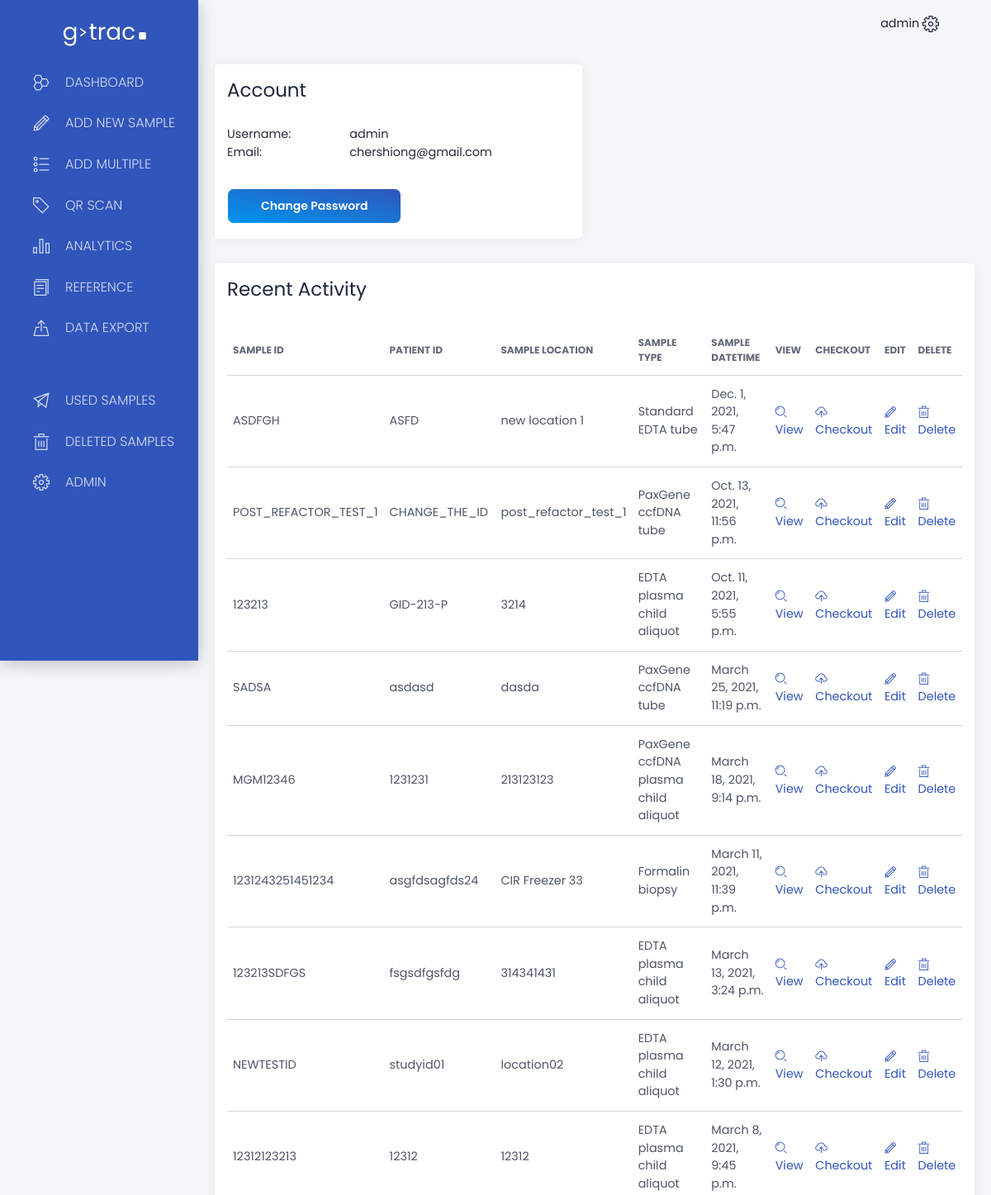
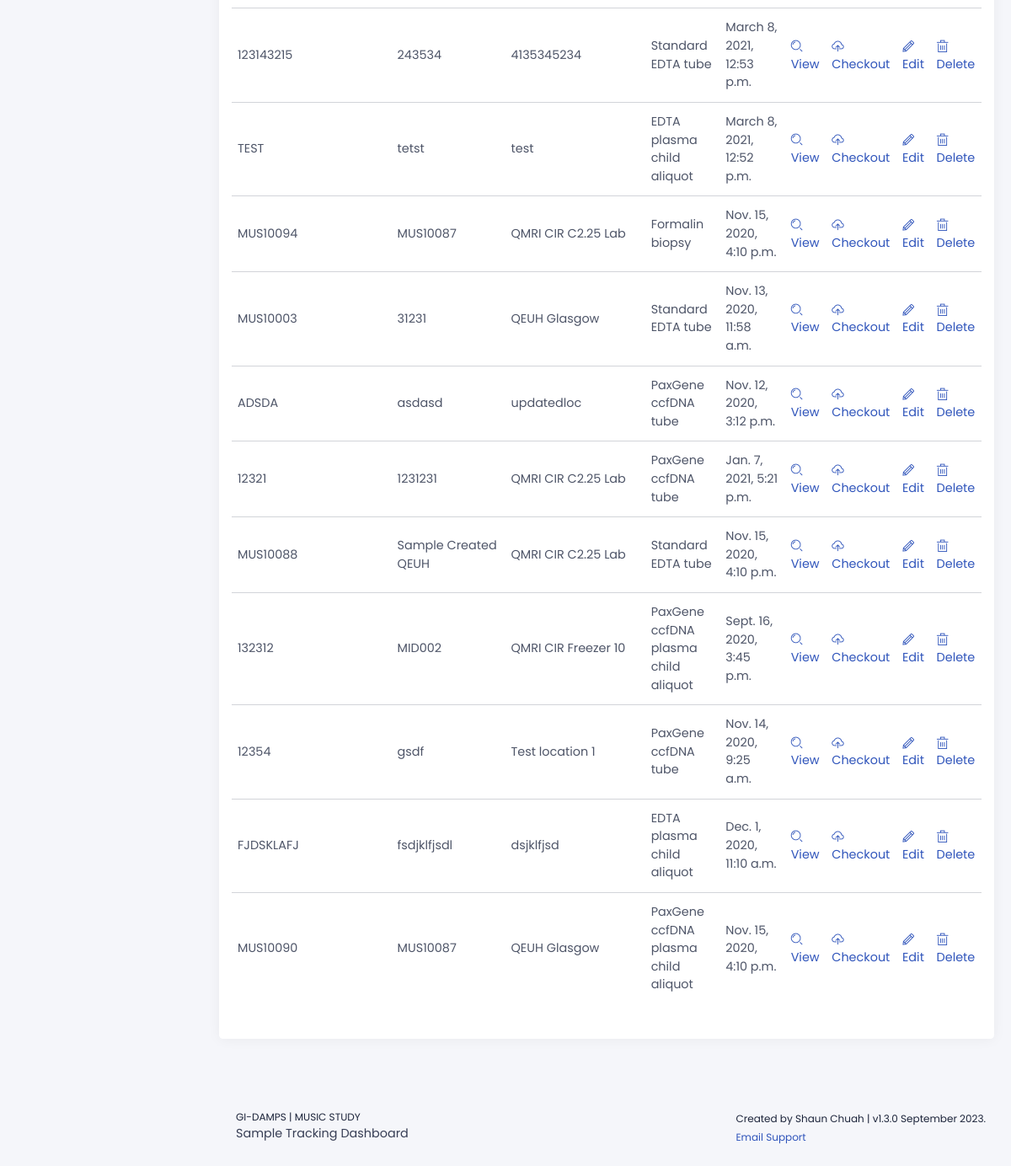
The app's page /account/ (signed in) with its own data (2 pictures, top to bottom).
### app/models.py (models this page shows, shortened)
class Sample(models.Model):
    sample_id = models.CharField(max_length=200, unique=True)
    patient_id = models.CharField(max_length=200)
    sample_location = models.CharField(max_length=200)
    sample_sublocation = models.CharField(max_length=200, blank=True, null=True)
    sample_type = models.CharField(max_length=200)
    sample_datetime = models.DateTimeField()
    sample_comments = models.TextField(blank=True, null=True)
    is_deleted = models.BooleanField(default=False)
    is_fully_used = models.BooleanField(default=False)
    is_marvel_study = models.BooleanField(default=False)
    processing_datetime = models.DateTimeField(blank=True, null=True)
    frozen_datetime = models.DateTimeField(blank=True, null=True)
    sample_volume = models.DecimalField(
        max_digits=10, decimal_places=3, blank=True, null=True
    )
    sample_volume_units = models.CharField(max_length=30, blank=True, null=True)
    freeze_thaw_count = models.IntegerField(default=0)
    haemolysis_reference = models.CharField(max_length=200, blank=True, null=True)
    biopsy_location = models.CharField(max_length=100, blank=True, null=True)
    biopsy_inflamed_status = models.CharField(max_length=100, blank=True, null=True)
    created = models.DateTimeField(auto_now_add=True)
    created_by = models.CharField(max_length=200)
    last_modified = models.DateTimeField(auto_now=True)
    last_modified_by = models.CharField(max_length=200)
    history = HistoricalRecords()
    class Meta:
        ordering = ["-created"]

### app/views.py (the view)
# urls.py: path("account/", views.account, name="account"),
@login_required(login_url="/login/")
def account(request):
    sample_list = (
        Sample.objects.all()
        .filter(is_deleted=False)
        .filter(last_modified_by=request.user.username)
        .order_by("-last_modified")[:20]
    )
    context = {"sample_list": sample_list}
    return render(request, "account.html", context)

### core/templates/account.html (shortened to what this page needs)
{% extends 'layouts/base.html' %}
{% block content %}
<div class="row">
  <div class="col-lg-6">
    <div class="card">
      <div class="card-header">
        <h3 class="card-title">Account</h3>
      </div>
      <div class="card-body">
        <div class="row">
          <div class="col-4">Username:</div>
          <div class="col-8">{{ request.user.username }}</div>
        </div>
        <div class="row">
          <div class="col-4">Email:</div>
          <div class="col-8">{{ request.user.email }}</div>
        </div>
      </div>
      <div class="card-footer">
        <a href="/password_change" class="btn btn-fill btn-success">Change Password</a>
      </div>
    </div>
  </div>
</div>
<div class="row">
  <div class="col">
    <div class="card">
      <div class="card-header">
        <h3 class="card-title">Recent Activity</h3>
      </div>
      <div class="card-body">
        <div class="table-responsive">
          <table class="table tablesorter" id="">
            <thead class="text-primary">
              <tr>
                <th>Sample ID</th>
                <th>Patient ID</th>
                <th>Sample Location</th>
                <th>Sample Type</th>
                <th>Sample Datetime</th>
                <th>View</th>
                <th>Checkout</th>
                <th>Edit</th>
                <th>Delete</th>
              </tr>
            </thead>
            <tbody>
              {% if sample_list %} {% for sample in sample_list %}
              <tr>
                <td>{{ sample.sample_id }}</td>
                <td>{{ sample.patient_id }}</td>
                <td>{{ sample.sample_location }}</td>
                <td>{{ sample.sample_type }}</td>
                <td>{{ sample.sample_datetime }}</td>
                <td>
                  <a href="{% url 'sample_detail' pk=sample.pk %}"
                    ><i class="tim-icons icon-zoom-split"></i> View</a
                  >
                </td>
                <td>
                  <a
                    href="{% url 'sample_checkout' pk=sample.pk %}?next={{ request.get_full_path }}"
                  >
                    <i class="tim-icons icon-cloud-upload-94"></i> Checkout
                  </a>
                </td>
                <td>
                  <a
                    href="{% url 'sample_edit' pk=sample.pk %}?next={{ request.get_full_path }}"
                    ><i class="tim-icons icon-pencil"></i> Edit</a
                  >
                </td>
                <td>
                  <a href="{% url 'sample_delete' pk=sample.pk %}"
                    ><i class="tim-icons icon-trash-simple"></i> Delete</a
                  >
                </td>
              </tr>
              {% endfor %}
              {% else %}
              <tr>
                <td colspan="9" align="center">No samples found.</td>
              </tr>
              {% endif %}
            </tbody>
          </table>
        </div>
      </div>
    </div>
  </div>
</div>
{% endblock content %}

### core/templates/includes/navigation.html (shortened to what this page needs)
{% load static %}
      <nav class="navbar navbar-expand-lg navbar-absolute navbar-transparent">
        <div class="container-fluid">
          <div class="collapse navbar-collapse" id="navigation">
            {% if user.is_authenticated %}
            <ul class="navbar-nav ml-auto">
              <li class="dropdown nav-item">
                <a href="#" class="dropdown-toggle nav-link" data-toggle="dropdown">
                  {{ user.username }}
                  <i class="tim-icons icon-settings-gear-63"></i>
                </a>
              </li>
            </ul>
            {% endif %}
          </div>
        </div>
      </nav>

### core/static/assets/css/notes.css (style rules this page uses)
.notes h2, h3 { margin-bottom: 1rem; font-weight: 600; }

### records on screen
Sample: sample_id "ASDFGH", patient_id "ASFD", sample_location "new location 1", sample_type "Standard EDTA tube", sample_datetime "Dec. 1, 2021, 5:47 p.m."
Sample: sample_id "POST_REFACTOR_TEST_1", patient_id "CHANGE_THE_ID", sample_location "post_refactor_test_1", sample_type "PaxGene ccfDNA tube", sample_datetime "Oct. 13, 2021, 11:56 p.m."
Sample: sample_id "123213", patient_id "GID-213-P", sample_location "3214", sample_type "EDTA plasma child aliquot", sample_datetime "Oct. 11, 2021, 5:55 p.m."
Sample: sample_id "SADSA", patient_id "asdasd", sample_location "dasda", sample_type "PaxGene ccfDNA tube", sample_datetime "March 25, 2021, 11:19 p.m."
Sample: sample_id "MGM12346", patient_id "1231231", sample_location "213123123", sample_type "PaxGene ccfDNA plasma child aliquot", sample_datetime "March 18, 2021, 9:14 p.m."
Sample: sample_id "1231243251451234", patient_id "asgfdsagfds24", sample_location "CIR Freezer 33", sample_type "Formalin biopsy", sample_datetime "March 11, 2021, 11:39 p.m."
Sample: sample_id "123213SDFGS", patient_id "fsgsdfgsfdg", sample_location "314341431", sample_type "EDTA plasma child aliquot", sample_datetime "March 13, 2021, 3:24 p.m."
Sample: sample_id "NEWTESTID", patient_id "studyid01", sample_location "location02", sample_type "EDTA plasma child aliquot", sample_datetime "March 12, 2021, 1:30 p.m."
Sample: sample_id "12312123213", patient_id "12312", sample_location "12312", sample_type "EDTA plasma child aliquot", sample_datetime "March 8, 2021, 9:45 p.m."
Sample: sample_id "123143215", patient_id "243534", sample_location "4135345234", sample_type "Standard EDTA tube", sample_datetime "March 8, 2021, 12:53 p.m."
Sample: sample_id "TEST", patient_id "tetst", sample_location "test", sample_type "EDTA plasma child aliquot", sample_datetime "March 8, 2021, 12:52 p.m."
Sample: sample_id "MUS10094", patient_id "MUS10087", sample_location "QMRI CIR C2.25 Lab", sample_type "Formalin biopsy", sample_datetime "Nov. 15, 2020, 4:10 p.m."
Sample: sample_id "MUS10003", patient_id "31231", sample_location "QEUH Glasgow", sample_type "Standard EDTA tube", sample_datetime "Nov. 13, 2020, 11:58 a.m."
Sample: sample_id "ADSDA", patient_id "asdasd", sample_location "updatedloc", sample_type "PaxGene ccfDNA tube", sample_datetime "Nov. 12, 2020, 3:12 p.m."
Sample: sample_id "12321", patient_id "1231231", sample_location "QMRI CIR C2.25 Lab", sample_type "PaxGene ccfDNA tube", sample_datetime "Jan. 7, 2021, 5:21 p.m."
Sample: sample_id "MUS10088", patient_id "Sample Created QEUH", sample_location "QMRI CIR C2.25 Lab", sample_type "Standard EDTA tube", sample_datetime "Nov. 15, 2020, 4:10 p.m."
Sample: sample_id "132312", patient_id "MID002", sample_location "QMRI CIR Freezer 10", sample_type "PaxGene ccfDNA plasma child aliquot", sample_datetime "Sept. 16, 2020, 3:45 p.m."
Sample: sample_id "12354", patient_id "gsdf", sample_location "Test location 1", sample_type "PaxGene ccfDNA tube", sample_datetime "Nov. 14, 2020, 9:25 a.m."
Sample: sample_id "FJDSKLAFJ", patient_id "fsdjklfjsdl", sample_location "dsjklfjsd", sample_type "EDTA plasma child aliquot", sample_datetime "Dec. 1, 2020, 11:10 a.m."
Sample: sample_id "MUS10090", patient_id "MUS10087", sample_location "QEUH Glasgow", sample_type "PaxGene ccfDNA plasma child aliquot", sample_datetime "Nov. 15, 2020, 4:10 p.m."

### other values on screen
{{ user.username }} "admin"
{{ request.user.username }} "admin"
{{ request.user.email }} "chershiong@gmail.com"
